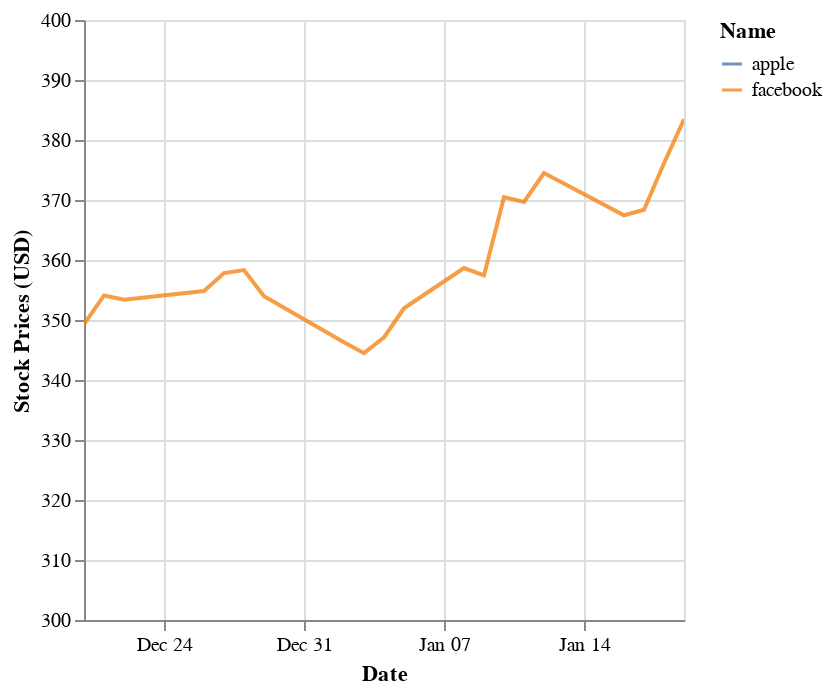

This figure's notebook cell:
### Code cell
chart

### Figure 1 — Vega-Lite specification as saved in the notebook (floating-point values rounded to 4 significant figures)
{"config": {"view": {"continuousWidth": 300, "continuousHeight": 300}}, "data": {"name": "data-0b3b1acdfb81fb750a1a843fa62285d8"}, "mark": {"type": "line", "clip": true, "opacity": 0.8}, "encoding": {"color": {"field": "Name", "type": "nominal"}, "x": {"field": "Date", "type": "temporal"}, "y": {"field": "Stock Prices (USD)", "scale": {"domain": [300, 400]}, "stack": null, "type": "quantitative"}}, "$schema": "https://vega.github.io/schema/vega-lite/v5.16.3.json", "datasets": {"data-0b3b1acdfb81fb750a1a843fa62285d8": [{"Date": "20 December 2023", "Name": "apple", "Stock Prices (USD)": 194.8}, {"Date": "21 December 2023", "Name": "apple", "Stock Prices (USD)": 194.7}, {"Date": "22 December 2023", "Name": "apple", "Stock Prices (USD)": 193.6}, {"Date": "26 December 2023", "Name": "apple", "Stock Prices (USD)": 193.1}, {"Date": "27 December 2023", "Name": "apple", "Stock Prices (USD)": 193.1}, {"Date": "28 December 2023", "Name": "apple", "Stock Prices (USD)": 193.6}, {"Date": "29 December 2023", "Name": "apple", "Stock Prices (USD)": 192.5}, {"Date": "02 January 2024", "Name": "apple", "Stock Prices (USD)": 185.6}, {"Date": "03 January 2024", "Name": "apple", "Stock Prices (USD)": 184.2}, {"Date": "04 January 2024", "Name": "apple", "Stock Prices (USD)": 181.9}, {"Date": "05 January 2024", "Name": "apple", "Stock Prices (USD)": 181.2}, {"Date": "08 January 2024", "Name": "apple", "Stock Prices (USD)": 185.6}, {"Date": "09 January 2024", "Name": "apple", "Stock Prices (USD)": 185.1}, {"Date": "10 January 2024", "Name": "apple", "Stock Prices (USD)": 186.2}, {"Date": "11 January 2024", "Name": "apple", "Stock Prices (USD)": 185.6}, {"Date": "12 January 2024", "Name": "apple", "Stock Prices (USD)": 185.9}, {"Date": "16 January 2024", "Name": "apple", "Stock Prices (USD)": 183.6}, {"Date": "17 January 2024", "Name": "apple", "Stock Prices (USD)": 182.7}, {"Date": "18 January 2024", "Name": "apple", "Stock Prices (USD)": 188.6}, {"Date": "19 January 2024", "Name": "apple", "Stock Prices (USD)": 191.6}, {"Date": "20 December 2023", "Name": "facebook", "Stock Prices (USD)": 349.3}, {"Date": "21 December 2023", "Name": "facebook", "Stock Prices (USD)": 354.1}, {"Date": "22 December 2023", "Name": "facebook", "Stock Prices (USD)": 353.4}, {"Date": "26 December 2023", "Name": "facebook", "Stock Prices (USD)": 354.8}, {"Date": "27 December 2023", "Name": "facebook", "Stock Prices (USD)": 357.8}, {"Date": "28 December 2023", "Name": "facebook", "Stock Prices (USD)": 358.3}, {"Date": "29 December 2023", "Name": "facebook", "Stock Prices (USD)": 354.0}, {"Date": "02 January 2024", "Name": "facebook", "Stock Prices (USD)": 346.3}, {"Date": "03 January 2024", "Name": "facebook", "Stock Prices (USD)": 344.5}, {"Date": "04 January 2024", "Name": "facebook", "Stock Prices (USD)": 347.1}, {"Date": "05 January 2024", "Name": "facebook", "Stock Prices (USD)": 352.0}, {"Date": "08 January 2024", "Name": "facebook", "Stock Prices (USD)": 358.7}, {"Date": "09 January 2024", "Name": "facebook", "Stock Prices (USD)": 357.4}, {"Date": "10 January 2024", "Name": "facebook", "Stock Prices (USD)": 370.5}, {"Date": "11 January 2024", "Name": "facebook", "Stock Prices (USD)": 369.7}, {"Date": "12 January 2024", "Name": "facebook", "Stock Prices (USD)": 374.5}, {"Date": "16 January 2024", "Name": "facebook", "Stock Prices (USD)": 367.5}, {"Date": "17 January 2024", "Name": "facebook", "Stock Prices (USD)": 368.4}, {"Date": "18 January 2024", "Name": "facebook", "Stock Prices (USD)": 376.1}, {"Date": "19 January 2024", "Name": "facebook", "Stock Prices (USD)": 383.5}]}}
